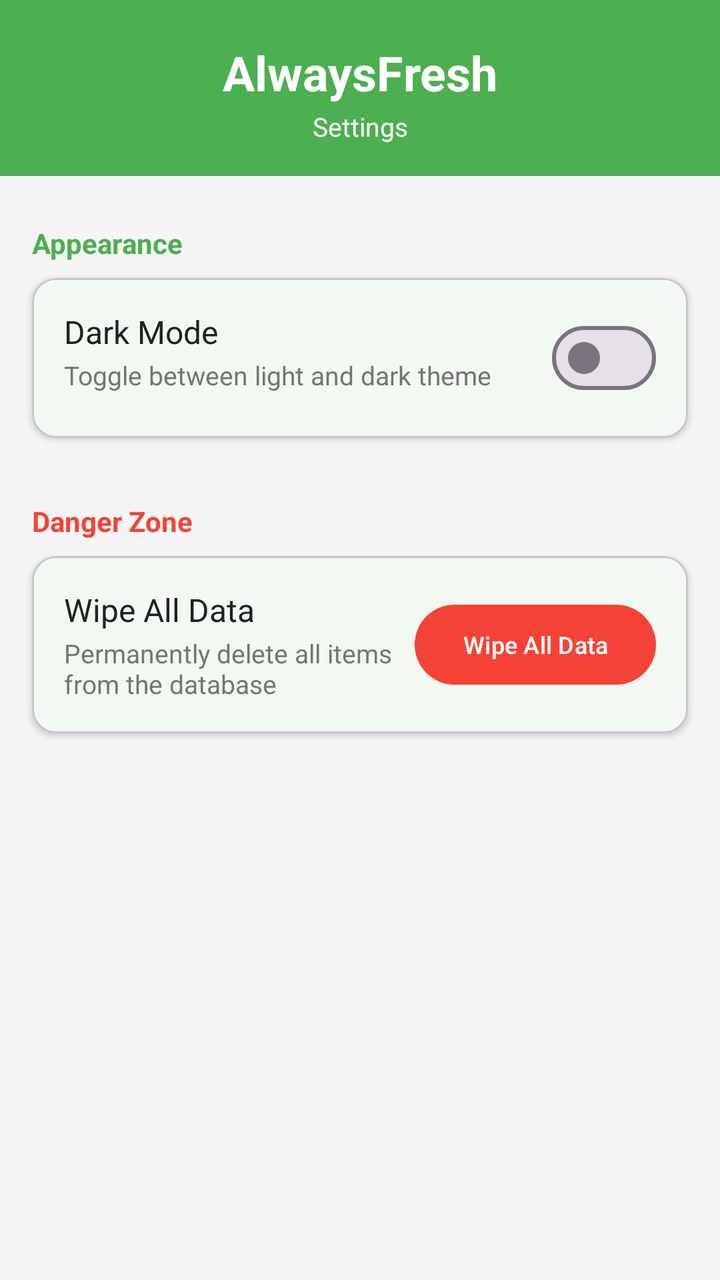
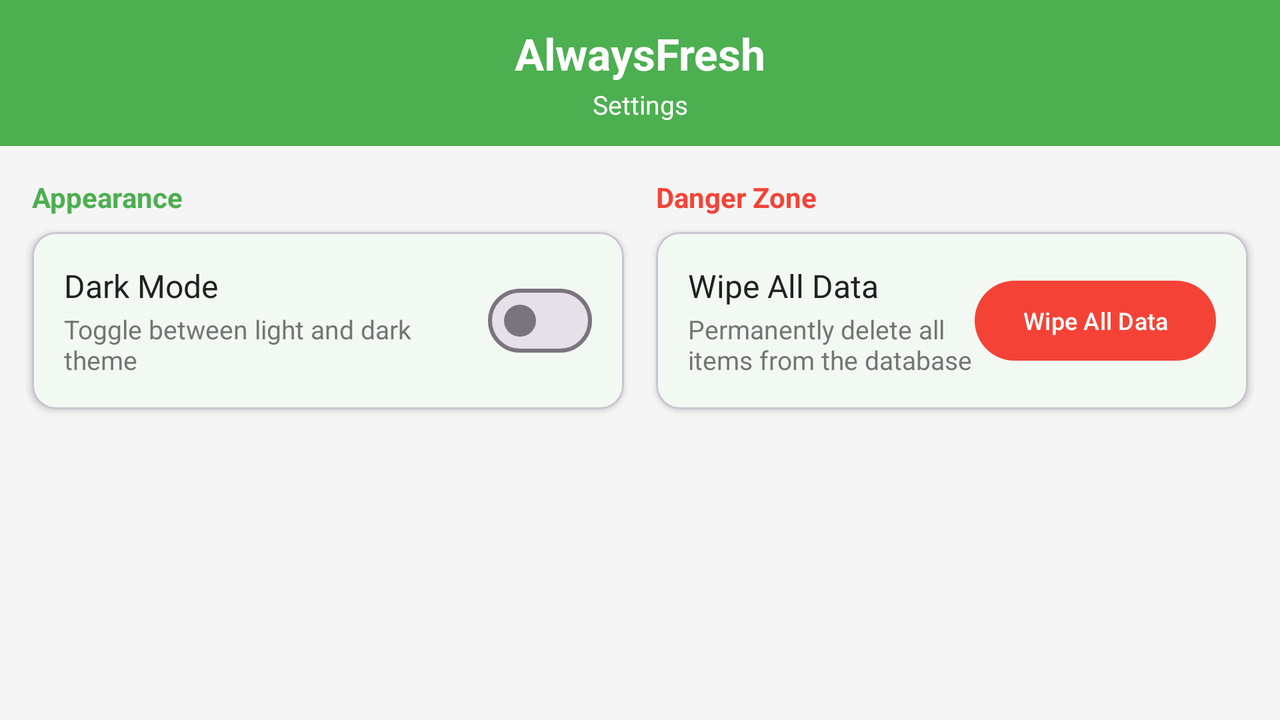

First picture: res/layout/ on a phone held upright. Second picture: the repository's own variant of that layout, on a device whose configuration matches the variant's folder. Source for both follows.
<!-- AndroidManifest.xml: application theme Theme.AlwaysFresh -->
<!-- res/layout/activity_settings.xml -->
<?xml version="1.0" encoding="utf-8"?>
<androidx.constraintlayout.widget.ConstraintLayout
    xmlns:android="http://schemas.android.com/apk/res/android"
    xmlns:app="http://schemas.android.com/apk/res-auto"
    xmlns:tools="http://schemas.android.com/tools"
    android:layout_width="match_parent"
    android:layout_height="match_parent"
    android:background="@color/background_light"
    android:fitsSystemWindows="true"
    tools:context=".SettingsActivity">

    
    <View
        android:id="@+id/headerBg"
        android:layout_width="0dp"
        android:layout_height="0dp"
        android:background="@color/fresh_green"
        app:layout_constraintTop_toTopOf="parent"
        app:layout_constraintStart_toStartOf="parent"
        app:layout_constraintEnd_toEndOf="parent"
        app:layout_constraintBottom_toBottomOf="@id/tvSettingsTitle" />

    
    <ImageButton
        android:id="@+id/btnBack"
        android:layout_width="40dp"
        android:layout_height="40dp"
        android:background="?attr/selectableItemBackgroundBorderless"
        android:contentDescription="@string/back"
        android:src="@drawable/ic_back"
        app:tint="@color/white"
        app:layout_constraintTop_toTopOf="parent"
        app:layout_constraintStart_toStartOf="parent" />

    <TextView
        android:id="@+id/tvAppTitle"
        android:layout_width="wrap_content"
        android:layout_height="wrap_content"
        android:paddingTop="20dp"
        android:text="@string/appTitle"
        android:textColor="@color/white"
        android:textSize="24sp"
        android:textStyle="bold"
        app:layout_constraintTop_toTopOf="parent"
        app:layout_constraintStart_toStartOf="parent"
        app:layout_constraintEnd_toEndOf="parent" />

    <TextView
        android:id="@+id/tvSettingsTitle"
        android:layout_width="wrap_content"
        android:layout_height="wrap_content"
        android:layout_marginTop="2dp"
        android:paddingBottom="16dp"
        android:text="@string/settings_title"
        android:textColor="@color/white"
        android:textSize="13sp"
        app:layout_constraintTop_toBottomOf="@id/tvAppTitle"
        app:layout_constraintStart_toStartOf="parent"
        app:layout_constraintEnd_toEndOf="parent" />

    
    <TextView
        android:id="@+id/tvAppearanceHeader"
        android:layout_width="0dp"
        android:layout_height="wrap_content"
        android:layout_marginHorizontal="16dp"
        android:layout_marginTop="24dp"
        android:text="@string/appearance_header"
        android:textSize="14sp"
        android:textStyle="bold"
        android:textColor="@color/fresh_green"
        app:layout_constraintTop_toBottomOf="@id/tvSettingsTitle"
        app:layout_constraintStart_toStartOf="parent"
        app:layout_constraintEnd_toEndOf="parent" />

    <com.google.android.material.card.MaterialCardView
        android:id="@+id/cardDarkMode"
        android:layout_width="0dp"
        android:layout_height="wrap_content"
        android:layout_marginHorizontal="16dp"
        android:layout_marginTop="8dp"
        app:cardElevation="2dp"
        app:cardCornerRadius="12dp"
        app:layout_constraintTop_toBottomOf="@id/tvAppearanceHeader"
        app:layout_constraintStart_toStartOf="parent"
        app:layout_constraintEnd_toEndOf="parent">

        <androidx.constraintlayout.widget.ConstraintLayout
            android:layout_width="match_parent"
            android:layout_height="wrap_content"
            android:padding="16dp">

            <TextView
                android:id="@+id/tvDarkModeTitle"
                android:layout_width="0dp"
                android:layout_height="wrap_content"
                android:text="@string/dark_mode"
                android:textSize="16sp"
                android:textColor="@color/text_primary"
                app:layout_constraintTop_toTopOf="parent"
                app:layout_constraintStart_toStartOf="parent"
                app:layout_constraintEnd_toStartOf="@id/switchDarkMode" />

            <TextView
                android:id="@+id/tvDarkModeSummary"
                android:layout_width="0dp"
                android:layout_height="wrap_content"
                android:layout_marginTop="2dp"
                android:text="@string/dark_mode_summary"
                android:textSize="13sp"
                android:textColor="@color/text_secondary"
                app:layout_constraintTop_toBottomOf="@id/tvDarkModeTitle"
                app:layout_constraintStart_toStartOf="parent"
                app:layout_constraintEnd_toStartOf="@id/switchDarkMode" />

            <com.google.android.material.materialswitch.MaterialSwitch
                android:id="@+id/switchDarkMode"
                android:layout_width="wrap_content"
                android:layout_height="wrap_content"
                app:layout_constraintTop_toTopOf="parent"
                app:layout_constraintBottom_toBottomOf="parent"
                app:layout_constraintEnd_toEndOf="parent" />

        </androidx.constraintlayout.widget.ConstraintLayout>

    </com.google.android.material.card.MaterialCardView>

    
    <TextView
        android:id="@+id/tvDangerHeader"
        android:layout_width="0dp"
        android:layout_height="wrap_content"
        android:layout_marginHorizontal="16dp"
        android:layout_marginTop="32dp"
        android:text="@string/danger_zone_header"
        android:textSize="14sp"
        android:textStyle="bold"
        android:textColor="@color/expired_red"
        app:layout_constraintTop_toBottomOf="@id/cardDarkMode"
        app:layout_constraintStart_toStartOf="parent"
        app:layout_constraintEnd_toEndOf="parent" />

    <com.google.android.material.card.MaterialCardView
        android:id="@+id/cardWipeData"
        android:layout_width="0dp"
        android:layout_height="wrap_content"
        android:layout_marginHorizontal="16dp"
        android:layout_marginTop="8dp"
        app:cardElevation="2dp"
        app:cardCornerRadius="12dp"
        app:layout_constraintTop_toBottomOf="@id/tvDangerHeader"
        app:layout_constraintStart_toStartOf="parent"
        app:layout_constraintEnd_toEndOf="parent">

        <androidx.constraintlayout.widget.ConstraintLayout
            android:layout_width="match_parent"
            android:layout_height="wrap_content"
            android:padding="16dp">

            <TextView
                android:id="@+id/tvWipeTitle"
                android:layout_width="0dp"
                android:layout_height="wrap_content"
                android:text="@string/wipe_database"
                android:textSize="16sp"
                android:textColor="@color/text_primary"
                app:layout_constraintTop_toTopOf="parent"
                app:layout_constraintStart_toStartOf="parent"
                app:layout_constraintEnd_toStartOf="@id/btnWipeData" />

            <TextView
                android:id="@+id/tvWipeSummary"
                android:layout_width="0dp"
                android:layout_height="wrap_content"
                android:layout_marginTop="2dp"
                android:text="@string/wipe_database_summary"
                android:textSize="13sp"
                android:textColor="@color/text_secondary"
                app:layout_constraintTop_toBottomOf="@id/tvWipeTitle"
                app:layout_constraintStart_toStartOf="parent"
                app:layout_constraintEnd_toStartOf="@id/btnWipeData" />

            <com.google.android.material.button.MaterialButton
                android:id="@+id/btnWipeData"
                android:layout_width="wrap_content"
                android:layout_height="wrap_content"
                android:text="@string/wipe_database"
                android:textSize="12sp"
                app:backgroundTint="@color/expired_red"
                app:layout_constraintTop_toTopOf="parent"
                app:layout_constraintBottom_toBottomOf="parent"
                app:layout_constraintEnd_toEndOf="parent" />

        </androidx.constraintlayout.widget.ConstraintLayout>

    </com.google.android.material.card.MaterialCardView>

</androidx.constraintlayout.widget.ConstraintLayout>
<!-- resources referenced by this layout -->
<resources>
  <color name="background_light">#FFF5F5F5</color>
  <color name="expired_red">#FFF44336</color>
  <color name="fresh_green">#FF4CAF50</color>
  <color name="text_primary">#FF212121</color>
  <color name="text_secondary">#FF757575</color>
  <color name="white">#FFFFFFFF</color>
  <string name="appTitle">AlwaysFresh</string>
  <string name="appearance_header">Appearance</string>
  <string name="back">Back</string>
  <string name="danger_zone_header">Danger Zone</string>
  <string name="dark_mode">Dark Mode</string>
  <string name="dark_mode_summary">Toggle between light and dark theme</string>
  <string name="settings_title">Settings</string>
  <string name="wipe_database">Wipe All Data</string>
  <string name="wipe_database_summary">Permanently delete all items from the database</string>
  <style name="Theme.AlwaysFresh" parent="Base.Theme.AlwaysFresh" />
  <style name="Base.Theme.AlwaysFresh" parent="Theme.Material3.DayNight.NoActionBar">
          <item name="colorPrimary">@color/fresh_green</item>
          <item name="colorOnPrimary">@color/white</item>
          <item name="colorPrimaryContainer">@color/light_green</item>
          <item name="colorSecondary">@color/warning_orange</item>
          <item name="android:statusBarColor">@color/primary_dark_green</item>
          <item name="android:colorBackground">@color/background_light</item>
          <item name="colorSurface">@color/card_background</item>
          <item name="colorSurfaceContainer">@color/card_background</item>
      </style>
  <color name="light_green">#FFC8E6C9</color>
  <color name="warning_orange">#FFFF9800</color>
  <color name="primary_dark_green">#FF388E3C</color>
  <color name="card_background">#FFFFFFFF</color>
</resources>
<!-- res/layout-land/activity_settings.xml (the repository's variant of the layout above) -->
<!-- drawn on the phone turned sideways -->
<?xml version="1.0" encoding="utf-8"?>
<androidx.constraintlayout.widget.ConstraintLayout
    xmlns:android="http://schemas.android.com/apk/res/android"
    xmlns:app="http://schemas.android.com/apk/res-auto"
    xmlns:tools="http://schemas.android.com/tools"
    android:layout_width="match_parent"
    android:layout_height="match_parent"
    android:background="@color/fresh_green"
    android:fitsSystemWindows="true"
    tools:context=".SettingsActivity">

    
    <View
        android:id="@+id/headerBg"
        android:layout_width="0dp"
        android:layout_height="0dp"
        android:background="@color/fresh_green"
        app:layout_constraintTop_toTopOf="parent"
        app:layout_constraintStart_toStartOf="parent"
        app:layout_constraintEnd_toEndOf="parent"
        app:layout_constraintBottom_toBottomOf="@id/tvSettingsTitle" />

    
    <ImageButton
        android:id="@+id/btnBack"
        android:layout_width="40dp"
        android:layout_height="40dp"
        android:background="?attr/selectableItemBackgroundBorderless"
        android:contentDescription="@string/back"
        android:src="@drawable/ic_back"
        app:tint="@color/white"
        app:layout_constraintTop_toTopOf="parent"
        app:layout_constraintStart_toStartOf="parent" />

    <TextView
        android:id="@+id/tvAppTitle"
        android:layout_width="wrap_content"
        android:layout_height="wrap_content"
        android:paddingTop="12dp"
        android:text="@string/appTitle"
        android:textColor="@color/white"
        android:textSize="22sp"
        android:textStyle="bold"
        app:layout_constraintTop_toTopOf="parent"
        app:layout_constraintStart_toStartOf="parent"
        app:layout_constraintEnd_toEndOf="parent" />

    <TextView
        android:id="@+id/tvSettingsTitle"
        android:layout_width="wrap_content"
        android:layout_height="wrap_content"
        android:layout_marginTop="2dp"
        android:paddingBottom="12dp"
        android:text="@string/settings_title"
        android:textColor="@color/white"
        android:textSize="13sp"
        app:layout_constraintTop_toBottomOf="@id/tvAppTitle"
        app:layout_constraintStart_toStartOf="parent"
        app:layout_constraintEnd_toEndOf="parent" />

    
    <View
        android:id="@+id/contentBg"
        android:layout_width="0dp"
        android:layout_height="0dp"
        android:background="@color/background_light"
        app:layout_constraintTop_toBottomOf="@id/tvSettingsTitle"
        app:layout_constraintBottom_toBottomOf="parent"
        app:layout_constraintStart_toStartOf="parent"
        app:layout_constraintEnd_toEndOf="parent" />

    
    <androidx.constraintlayout.widget.Guideline
        android:id="@+id/verticalGuideline"
        android:layout_width="wrap_content"
        android:layout_height="wrap_content"
        android:orientation="vertical"
        app:layout_constraintGuide_percent="0.5" />

    
    <TextView
        android:id="@+id/tvAppearanceHeader"
        android:layout_width="0dp"
        android:layout_height="wrap_content"
        android:layout_marginStart="16dp"
        android:layout_marginEnd="8dp"
        android:layout_marginTop="16dp"
        android:text="@string/appearance_header"
        android:textSize="14sp"
        android:textStyle="bold"
        android:textColor="@color/fresh_green"
        app:layout_constraintTop_toBottomOf="@id/tvSettingsTitle"
        app:layout_constraintStart_toStartOf="parent"
        app:layout_constraintEnd_toStartOf="@id/verticalGuideline" />

    <com.google.android.material.card.MaterialCardView
        android:id="@+id/cardDarkMode"
        android:layout_width="0dp"
        android:layout_height="wrap_content"
        android:layout_marginStart="16dp"
        android:layout_marginEnd="8dp"
        android:layout_marginTop="8dp"
        app:cardElevation="2dp"
        app:cardCornerRadius="12dp"
        app:layout_constraintTop_toBottomOf="@id/tvAppearanceHeader"
        app:layout_constraintStart_toStartOf="parent"
        app:layout_constraintEnd_toStartOf="@id/verticalGuideline">

        <androidx.constraintlayout.widget.ConstraintLayout
            android:layout_width="match_parent"
            android:layout_height="wrap_content"
            android:padding="16dp">

            <TextView
                android:id="@+id/tvDarkModeTitle"
                android:layout_width="0dp"
                android:layout_height="wrap_content"
                android:text="@string/dark_mode"
                android:textSize="16sp"
                android:textColor="@color/text_primary"
                app:layout_constraintTop_toTopOf="parent"
                app:layout_constraintStart_toStartOf="parent"
                app:layout_constraintEnd_toStartOf="@id/switchDarkMode" />

            <TextView
                android:id="@+id/tvDarkModeSummary"
                android:layout_width="0dp"
                android:layout_height="wrap_content"
                android:layout_marginTop="2dp"
                android:text="@string/dark_mode_summary"
                android:textSize="13sp"
                android:textColor="@color/text_secondary"
                app:layout_constraintTop_toBottomOf="@id/tvDarkModeTitle"
                app:layout_constraintStart_toStartOf="parent"
                app:layout_constraintEnd_toStartOf="@id/switchDarkMode" />

            <com.google.android.material.materialswitch.MaterialSwitch
                android:id="@+id/switchDarkMode"
                android:layout_width="wrap_content"
                android:layout_height="wrap_content"
                app:layout_constraintTop_toTopOf="parent"
                app:layout_constraintBottom_toBottomOf="parent"
                app:layout_constraintEnd_toEndOf="parent" />

        </androidx.constraintlayout.widget.ConstraintLayout>

    </com.google.android.material.card.MaterialCardView>

    
    <TextView
        android:id="@+id/tvDangerHeader"
        android:layout_width="0dp"
        android:layout_height="wrap_content"
        android:layout_marginStart="8dp"
        android:layout_marginEnd="16dp"
        android:layout_marginTop="16dp"
        android:text="@string/danger_zone_header"
        android:textSize="14sp"
        android:textStyle="bold"
        android:textColor="@color/expired_red"
        app:layout_constraintTop_toBottomOf="@id/tvSettingsTitle"
        app:layout_constraintStart_toEndOf="@id/verticalGuideline"
        app:layout_constraintEnd_toEndOf="parent" />

    <com.google.android.material.card.MaterialCardView
        android:id="@+id/cardWipeData"
        android:layout_width="0dp"
        android:layout_height="wrap_content"
        android:layout_marginStart="8dp"
        android:layout_marginEnd="16dp"
        android:layout_marginTop="8dp"
        app:cardElevation="2dp"
        app:cardCornerRadius="12dp"
        app:layout_constraintTop_toBottomOf="@id/tvDangerHeader"
        app:layout_constraintStart_toEndOf="@id/verticalGuideline"
        app:layout_constraintEnd_toEndOf="parent">

        <androidx.constraintlayout.widget.ConstraintLayout
            android:layout_width="match_parent"
            android:layout_height="wrap_content"
            android:padding="16dp">

            <TextView
                android:id="@+id/tvWipeTitle"
                android:layout_width="0dp"
                android:layout_height="wrap_content"
                android:text="@string/wipe_database"
                android:textSize="16sp"
                android:textColor="@color/text_primary"
                app:layout_constraintTop_toTopOf="parent"
                app:layout_constraintStart_toStartOf="parent"
                app:layout_constraintEnd_toStartOf="@id/btnWipeData" />

            <TextView
                android:id="@+id/tvWipeSummary"
                android:layout_width="0dp"
                android:layout_height="wrap_content"
                android:layout_marginTop="2dp"
                android:text="@string/wipe_database_summary"
                android:textSize="13sp"
                android:textColor="@color/text_secondary"
                app:layout_constraintTop_toBottomOf="@id/tvWipeTitle"
                app:layout_constraintStart_toStartOf="parent"
                app:layout_constraintEnd_toStartOf="@id/btnWipeData" />

            <com.google.android.material.button.MaterialButton
                android:id="@+id/btnWipeData"
                android:layout_width="wrap_content"
                android:layout_height="wrap_content"
                android:text="@string/wipe_database"
                android:textSize="12sp"
                app:backgroundTint="@color/expired_red"
                app:layout_constraintTop_toTopOf="parent"
                app:layout_constraintBottom_toBottomOf="parent"
                app:layout_constraintEnd_toEndOf="parent" />

        </androidx.constraintlayout.widget.ConstraintLayout>

    </com.google.android.material.card.MaterialCardView>

</androidx.constraintlayout.widget.ConstraintLayout>
